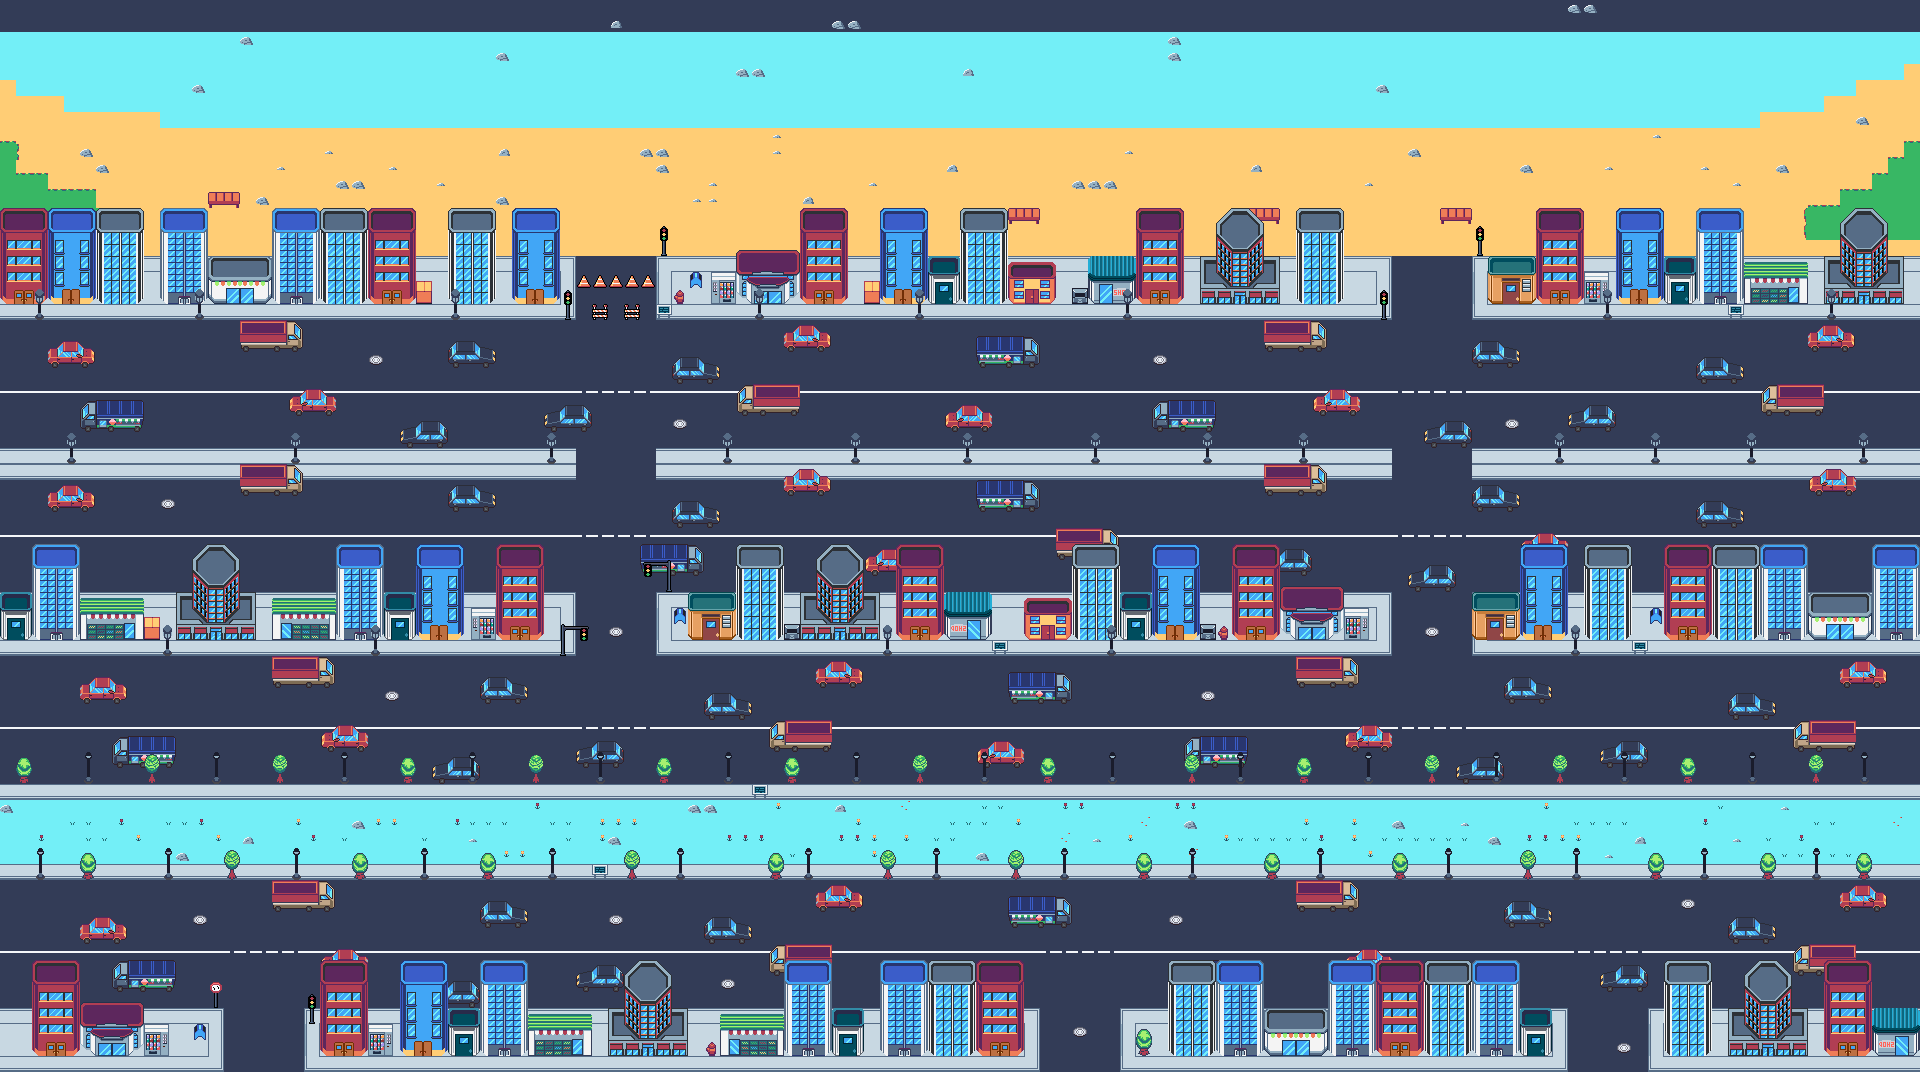

The image is a tile-based game level rendered from a .tmx file. Its description and source (layers, tilesets, objects; grid data summarised) follow:
An orthogonal 120x67 tile map with 16x16 px tiles, 8 tile layers (Calque de Tuiles 1, route bonne, voiture, petit objet, ...).

<map version="1.10" tiledversion="1.11.2" orientation="orthogonal" renderorder="right-up" width="120" height="67" tilewidth="16" tileheight="16" infinite="0" nextlayerid="17" nextobjectid="25">
 <tileset firstgid="1" source="ville.tsx" />
 <layer id="1" name="Calque de Tuiles 1" width="120" height="67">
  <data>[8040 cells, 8040 non-empty, 6 distinct tile ids]</data>
 </layer>
 <layer id="14" name="route bonne" width="120" height="67">
  <data>[8040 cells, 6360 non-empty, 13 distinct tile ids]</data>
 </layer>
 <layer id="15" name="voiture" width="120" height="67">
  <data>[8040 cells, 526 non-empty, 28 distinct tile ids]</data>
 </layer>
 <layer id="12" name="petit objet" width="120" height="67">
  <data>[8040 cells, 139 non-empty, 26 distinct tile ids]</data>
 </layer>
 <layer id="16" name="ville" width="120" height="67">
  <data>[8040 cells, 1308 non-empty, 175 distinct tile ids]</data>
 </layer>
 <layer id="9" name="rivereitem" width="120" height="67">
  <data>[8040 cells, 119 non-empty, 8 distinct tile ids]</data>
 </layer>
 <layer id="10" name="poteaux_arbre_riviere" width="120" height="67">
  <data>[8040 cells, 120 non-empty, 6 distinct tile ids]</data>
 </layer>
 <layer id="13" name="poteaux_ville" width="120" height="67">
  <data>[8040 cells, 62 non-empty, 4 distinct tile ids]</data>
 </layer>
</map>
